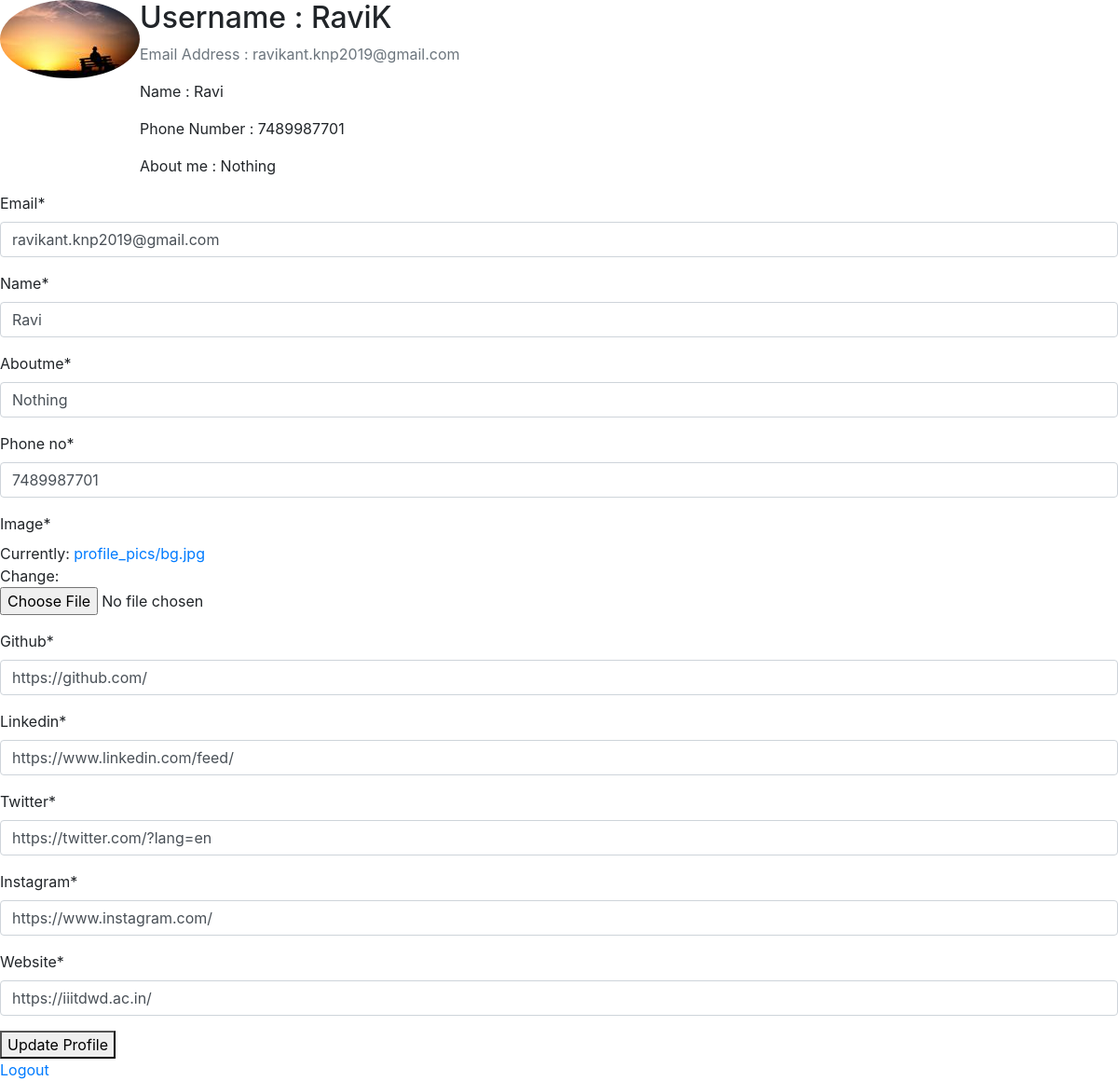
The page /profile/ (signed in) on the database its author committed.
### user/models.py (models this page shows, shortened)
class Profile(models.Model):
    user = models.OneToOneField(User, on_delete=models.CASCADE)
    image = models.ImageField(default='default.jpg',upload_to='profile_pics')
    name = models.CharField(default="User", max_length=25)
    aboutme = models.CharField(default="", max_length=10000)
    phone_no = models.CharField(default="",max_length=13)
    github = models.CharField(default="https://github.com/", max_length=100)
    linkedin = models.CharField(default="https://www.linkedin.com/feed/", max_length=100)
    twitter = models.CharField(default="https://twitter.com/?lang=en", max_length=100)
    instagram = models.CharField(default="https://www.instagram.com/", max_length=100)
    website = models.CharField(default="https://iiitdwd.ac.in/", max_length=100)

### user/views.py (the view)
# urls.py: path('profile/', user_views.profile ,name='profile'),
@login_required
def profile(request):
    if request.method == 'POST':
        u_form = UserUpdateForm(request.POST, instance=request.user)
        p_form = ProfileUpdateForm(request.POST, request.FILES, instance=request.user.profile)
        if u_form.is_valid() and p_form.is_valid():
            u_form.save()
            p_form.save()
            messages.success(request, f" Your profile has been updated")
            return redirect('profileView')
    else:
        u_form = UserUpdateForm(instance=request.user)
        p_form = ProfileUpdateForm(instance=request.user.profile)
    context = {
        'u_form': u_form,
        'p_form': p_form
    }
    return render(request, 'user/profile.html',context)

### user/forms.py
class UserUpdateForm(forms.ModelForm):
    email = forms.EmailField()
    class Meta:
        model = User
        fields = ['email']

class ProfileUpdateForm(forms.ModelForm)      :
    class Meta:
        model = Profile
        fields = ['name','aboutme', 'phone_no','image','github','linkedin','twitter','instagram','website']

### user/templates/user/profile.html (shortened to what this page needs)
{% load crispy_forms_tags %}
<!DOCTYPE html>
<html lang="en">
<head>
    <link rel="stylesheet" href="https://maxcdn.bootstrapcdn.com/bootstrap/4.0.0/css/bootstrap.min.css">
</head>
<body>
    <div class="content-section">
        <div class="media">
          <img class="rounded-circle account-img" src="{{ user.profile.image.url }}">
          <div class="media-body">
            <h2 class="account-heading">Username : {{ user.username }}</h2>
            <p class="text-secondary">Email Address : {{ user.email }}</p>
            <p>Name : {{ user.profile.name }}</p>
            <p>Phone Number : {{user.profile.phone_no }}</p>
            <p>About me : {{user.profile.aboutme }}</p>
          </div>
        </div>
        <form method="POST" enctype="multipart/form-data">
          <div>
              <fieldset>
                  {{ u_form|crispy }}
                  {{ p_form|crispy }}
              </fieldset>
          </div>
          <button type="submit">
              Update Profile
          </button>
      </form>
      </div>
    <a href="{% url 'login' %}">Logout</a>
</body>
</html>

### rows shown on the page
Profile: name "Ravi", aboutme "Nothing", phone_no "7489987701", github "https://github.com/", linkedin "https://www.linkedin.com/feed/", twitter "https://twitter.com/?lang=en", instagram "https://www.instagram.com/", website "https://iiitdwd.ac.in/"

### other values the page prints
{{ user.username }} "RaviK"
{{ user.email }} "ravikant.knp2019@gmail.com"
{{ user.profile.name }} "Ravi"
{{ user.profile.phone_no }} "7489987701"
{{ user.profile.aboutme }} "Nothing"
